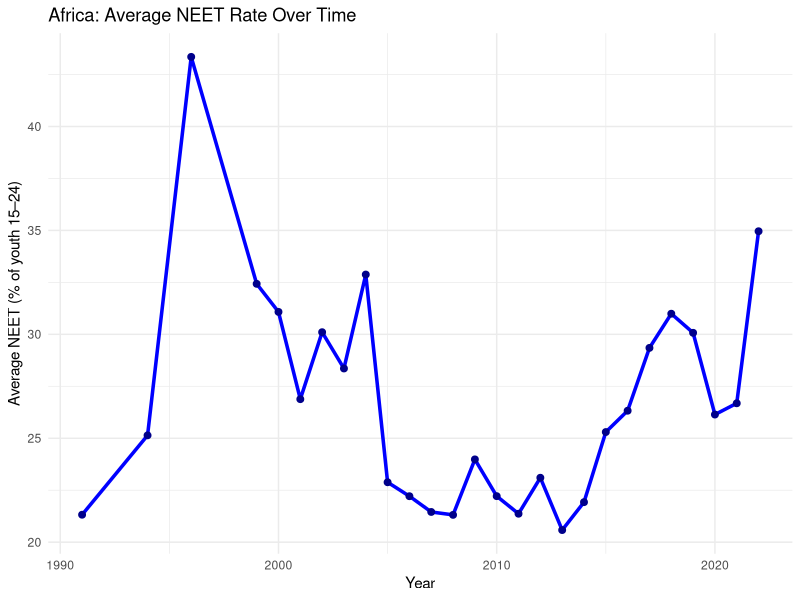
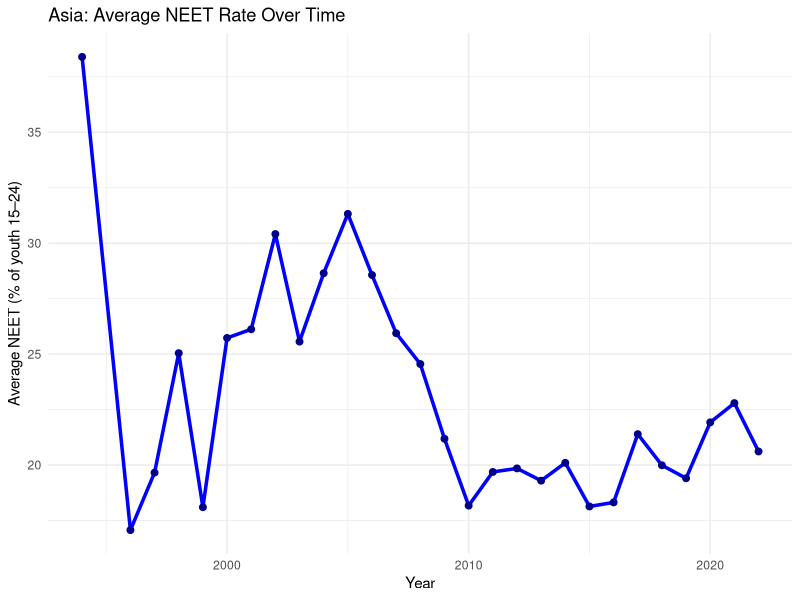
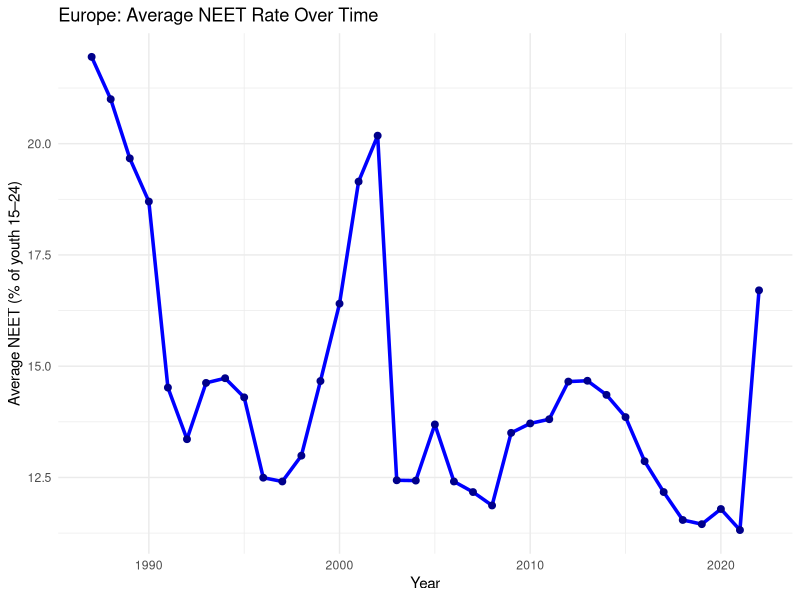
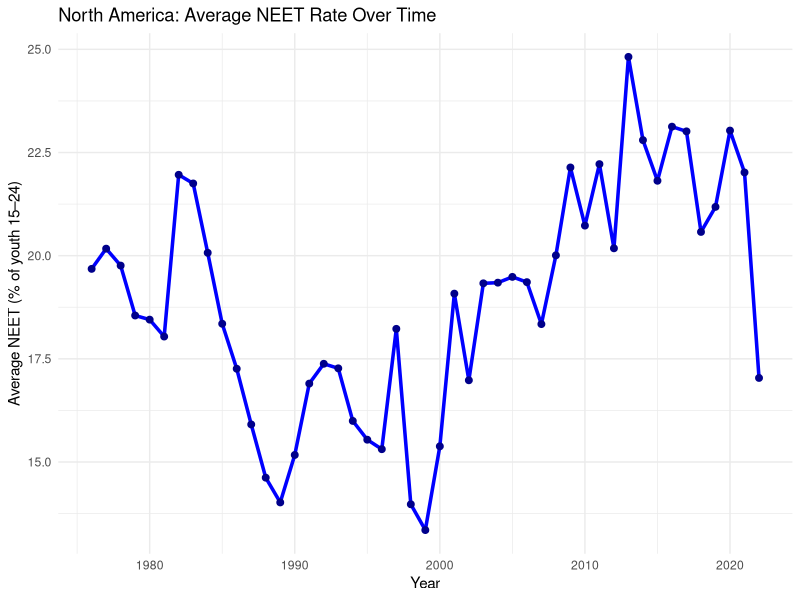
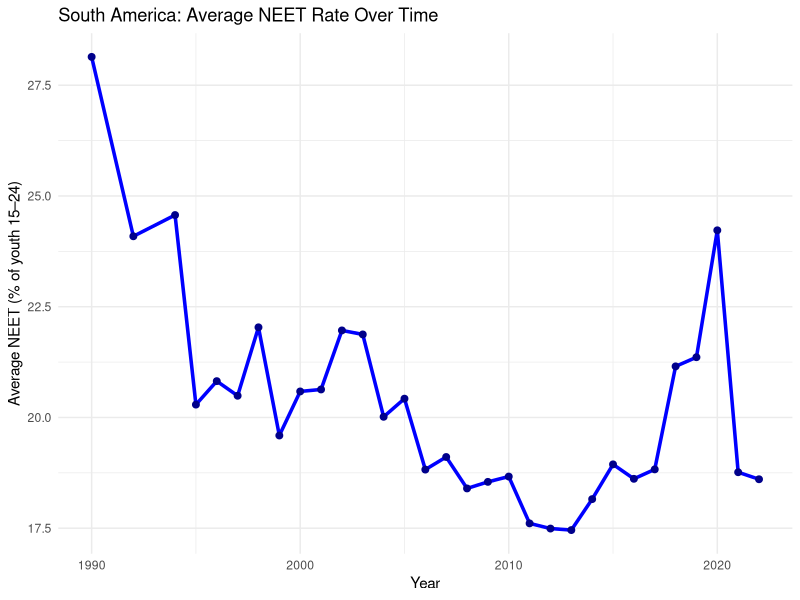
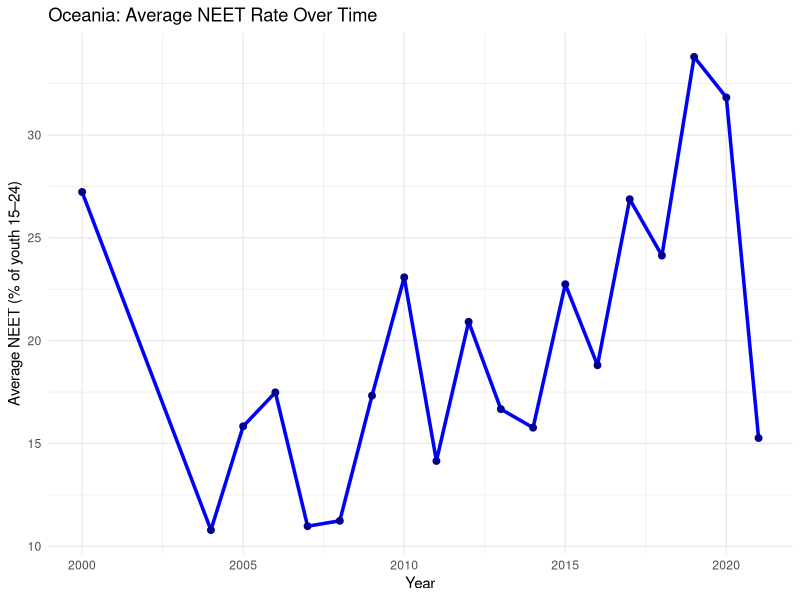

Write the R code that produced these figures, in order.
## ---- chunk 1
library(tidyverse)
setwd("~/Desktop/Uni/Intro to Data Science/Group project/data sets")
youth_neet <- read_csv("Youth_not_in_education_employment_training_with_continent.csv")
## ---- chunk 2
head(youth_neet)
## ---- chunk 3
avg_NEET_by_continent_year <- youth_neet %>%
  group_by(Continent, Year) %>%
  summarise(
    avg_NEET = mean(Share.of.youth.not.in.education..employment.or.training..total....of.youth.population., 
                    na.rm = TRUE)
  )

head(avg_NEET_by_continent_year)
## ---- chunk 4
# Filter Africa's data
africa_neet <- avg_NEET_by_continent_year %>%
  filter(Continent == "Africa") %>%
  group_by(Year) 

# Line plot
ggplot(africa_neet, aes(x = Year, y = avg_NEET)) +
  geom_line(color = "blue", size = 1.2) +
  geom_point(color = "darkblue", size = 2) +
  labs(
    title = "Africa: Average NEET Rate Over Time",
    x = "Year",
    y = "Average NEET (% of youth 15–24)"
  ) +
  theme_minimal()
## ---- chunk 5
asia_neet <- avg_NEET_by_continent_year %>%
  filter(Continent == "Asia") %>%
  group_by(Year)

# Line plot
ggplot(asia_neet, aes(x = Year, y = avg_NEET)) +
  geom_line(color = "blue", size = 1.2) +
  geom_point(color = "darkblue", size = 2) +
  labs(
    title = "Asia: Average NEET Rate Over Time",
    x = "Year",
    y = "Average NEET (% of youth 15–24)"
  ) +
  theme_minimal()
## ---- chunk 6
# Filter Europe's data
europe_neet <- avg_NEET_by_continent_year %>%
  filter(Continent == "Europe") %>%
  group_by(Year)

# Line plot
ggplot(europe_neet, aes(x = Year, y = avg_NEET)) +
  geom_line(color = "blue", size = 1.2) +
  geom_point(color = "darkblue", size = 2) +
  labs(
    title = "Europe: Average NEET Rate Over Time",
    x = "Year",
    y = "Average NEET (% of youth 15–24)"
  ) +
  theme_minimal()
## ---- chunk 7
# Filter North America's data
north_america_neet <- avg_NEET_by_continent_year %>%
  filter(Continent == "North America") %>%
  group_by(Year)

# Line plot
ggplot(north_america_neet, aes(x = Year, y = avg_NEET)) +
  geom_line(color = "blue", size = 1.2) +
  geom_point(color = "darkblue", size = 2) +
  labs(
    title = "North America: Average NEET Rate Over Time",
    x = "Year",
    y = "Average NEET (% of youth 15–24)"
  ) +
  theme_minimal()
## ---- chunk 8
# Filter South America's data
south_america_neet <- avg_NEET_by_continent_year %>%
  filter(Continent == "South America") %>%
  group_by(Year)

# Line plot
ggplot(south_america_neet, aes(x = Year, y = avg_NEET)) +
  geom_line(color = "blue", size = 1.2) +
  geom_point(color = "darkblue", size = 2) +
  labs(
    title = "South America: Average NEET Rate Over Time",
    x = "Year",
    y = "Average NEET (% of youth 15–24)"
  ) +
  theme_minimal()
## ---- chunk 9
# Filter Oceania's data
oceania_neet <- avg_NEET_by_continent_year %>%
  filter(Continent == "Oceania") %>%
  group_by(Year)

# Line plot
ggplot(oceania_neet, aes(x = Year, y = avg_NEET)) +
  geom_line(color = "blue", size = 1.2) +
  geom_point(color = "darkblue", size = 2) +
  labs(
    title = "Oceania: Average NEET Rate Over Time",
    x = "Year",
    y = "Average NEET (% of youth 15–24)"
  ) +
  theme_minimal()
